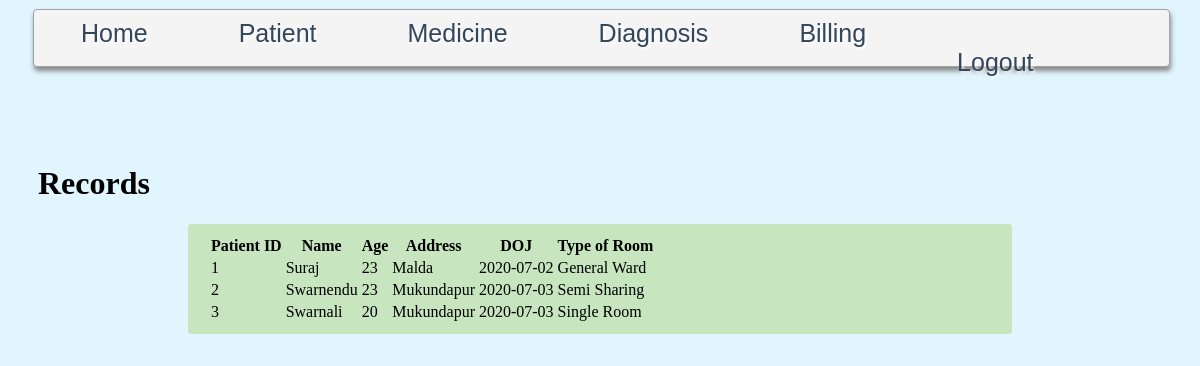
The app's page /show_record (signed in), older data.
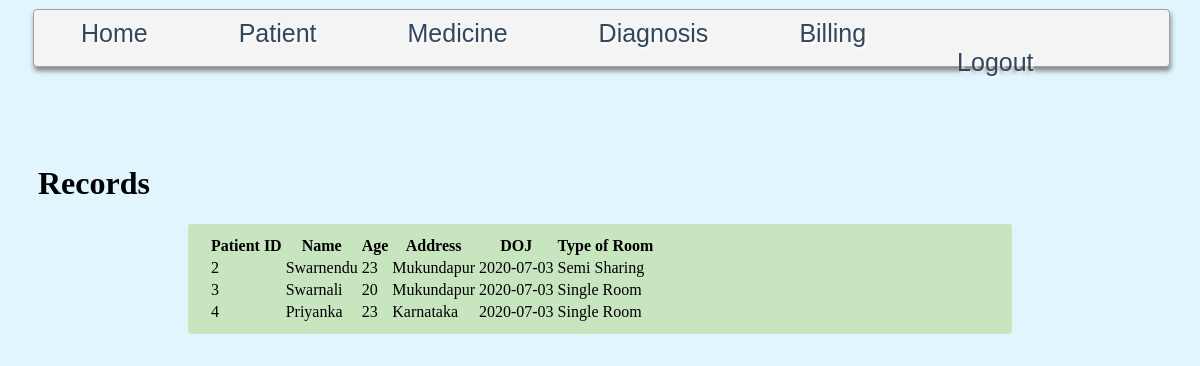
The same page, newer data.
### app.py (models this page shows)
class patient_data(db.Model):
    patient_id=db.Column(db.Integer,primary_key=True,autoincrement=True)
    patient_adhar= db.Column(db.BigInteger,unique=True)
    patient_age= db.Column(db.Integer,nullable=False)
    patient_admission_date=db.Column(db.Date,nullable=False,default=date.today())
    patient_bed_type = db.Column(db.String,nullable=False)
    patient_address=db.Column(db.String,nullable=False)
    patient_state = db.Column(db.String,nullable=False)
    patient_city=db.Column(db.String,nullable=False)
    patient_name=db.Column(db.Text,nullable=False)

### app.py (the view)
@app.route('/show_record',methods=['GET','POST'])
def show_record():
    if 'user_id' not in session:
        return redirect(url_for('login'))
    else:
        data = patient_data.query.all()
        return render_template('show_record.html',data=data)

### templates/show_record.html (shortened to what this page needs)
{% extends 'base1.html' %}
{% block head %}
<link rel="stylesheet" href="https://unpkg.com/purecss@2.0.3/build/pure-min.css">
{% endblock %}
{% block body %}
<h1>Records</h1>
<div style="background-color: rgba(174, 213, 129, 0.5);margin-right: 150px;margin-left: 150px;border-radius: 3px;padding-left: 20px;padding-right: 20px;padding-top: 10px;margin-top: 10px;padding-bottom: 10px">
<table class="pure-table">
    <thead>
        <tr>
            <th>Patient ID</th>
            <th>Name</th>
            <th>Age</th>
            <th>Address</th>
            <th>DOJ</th>
            <th>Type of Room</th>
        </tr>
    </thead>
    <tbody>
    {% for something in data %}
        <tr>
            <td>{{something.patient_id}}</td>
            <td>{{something.patient_name}}</td>
            <td>{{something.patient_age}}</td>
            <td>{{something.patient_address}}</td>
            <td>{{something.patient_admission_date}}</td>
            <td>{{something.patient_bed_type}}</td>
        </tr>
    {% endfor %}
    </tbody>
</table>
</div>
{% endblock %}

### templates/base1.html (shortened to what this page needs)
<!DOCTYPE html>
<html lang="en">
<head>
    <link rel="stylesheet" type="text/css" href="{{url_for('static',filename='css/navbar1.css')}}">
     {% block head %} {% endblock %}
</head>
<body bgcolor="#e1f5fe">
<div>
<ul id="menu-bar" style="align-items: self-end">
 <li><a href="{{url_for('home')}}">Home</a></li>
 <li><a href="#">Patient</a>
 </li>
 <li><a href="#">Medicine</a>
 </li>
    <li><a href="#">Diagnosis</a>
 </li>
    <li><a href="#">Billing</a>
 </li>
    <li>&emsp;&emsp;&emsp;&emsp;&emsp;&emsp;&emsp;&emsp;</li>
 <li style="alignment: right"><a href="{{url_for('logout')}}">Logout</a></li>
</ul>
    </div>
<br>
<br>
<div style="margin-left: 20px;margin-right: 20px;background-color: #e1f5fe;min-height: auto;padding: 5px 10px;border-radius: 3px">
{% block body %} {% endblock %}
    </div>
</body>
</html>

### static/css/navbar1.css (style rules this page uses)
#menu-bar { width: 95%; margin: 1px 25px 5px 25px; padding: 5px 5px 5px 5px; height: 46px; line-height: 100%; border-radius: 4px; -webkit-border-radius: 4px; -moz-border-radius: 4px; box-shadow: 1px 4px 5px #878787; -webkit-box-shadow: 1px 4px 5px #878787; -moz-box-shadow: 1px 4px 5px #878787; background: #F4F4F4; border: solid 1px #A2A2A2; position:relative; z-index:999; }
#menu-bar li { margin: 1px 5px 6px 5px; padding: 1px 25px 5px 16px; float: left; position: relative; list-style: none; }
#menu-bar a { font-weight: normal; font-family: helvetica; font-style: normal; font-size: 25px; color: #33475C; text-decoration: none; display: block; padding: 8px 19px 7px 21px; margin: 0; margin-bottom: 6px; border-radius: 2px; -webkit-border-radius: 2px; -moz-border-radius: 2px; text-shadow: 2px 2px 3px #FFFFFF; }
#menu-bar:after { content: "."; display: block; clear: both; visibility: hidden; line-height: 0; height: 0; }
#menu-bar { display: inline-block; }

Row changes from the older to the newer data that the page shows:
removed patient_data: patient_id "1", patient_name "Suraj", patient_age "23", patient_address "Malda", patient_admission_date "2020-07-02", patient_bed_type "General Ward"
added patient_data: patient_id "4", patient_name "Priyanka", patient_age "23", patient_address "Karnataka", patient_admission_date "2020-07-03", patient_bed_type "Single Room"
